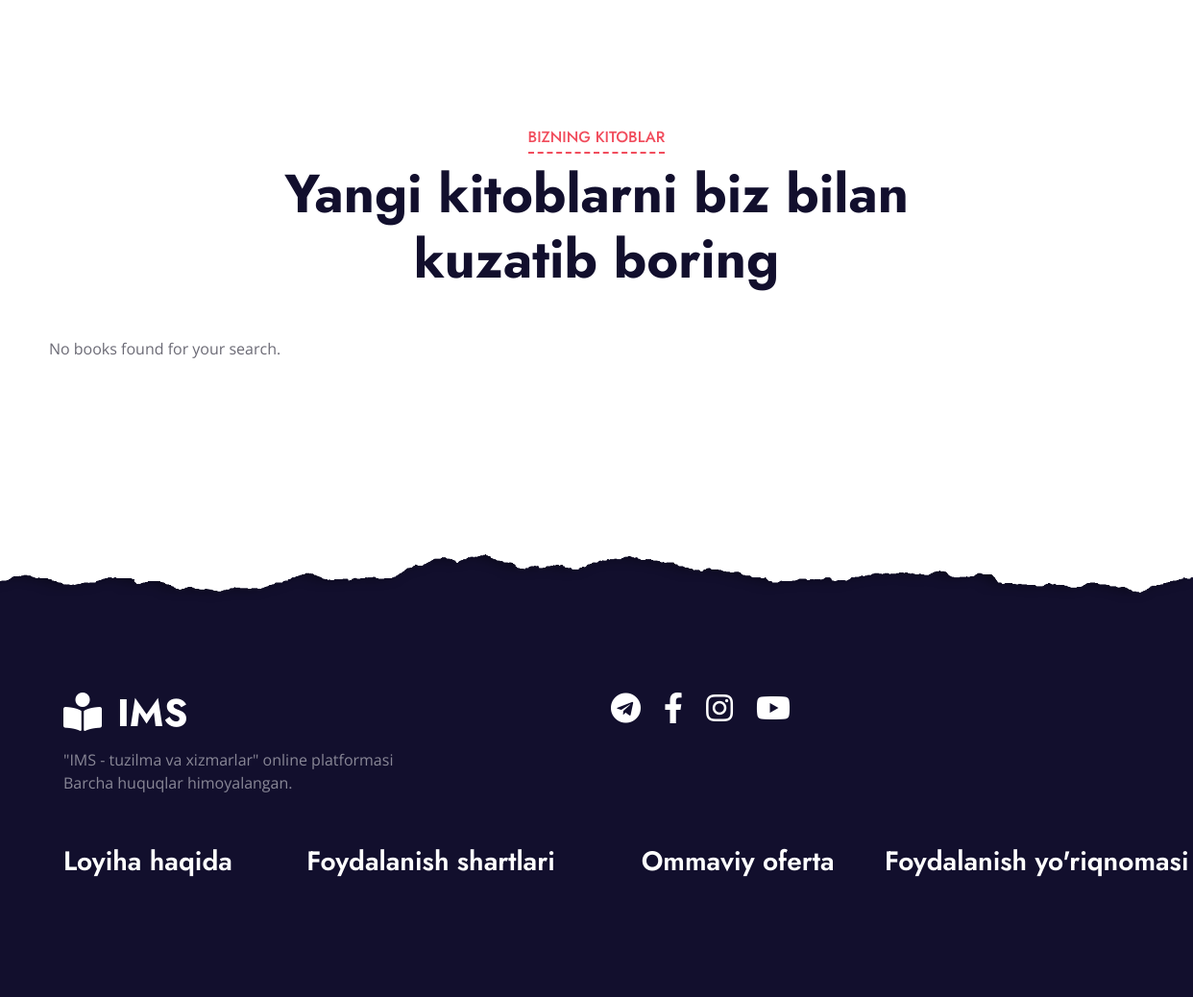
The page /books/ (lower part) on the database as committed earlier.
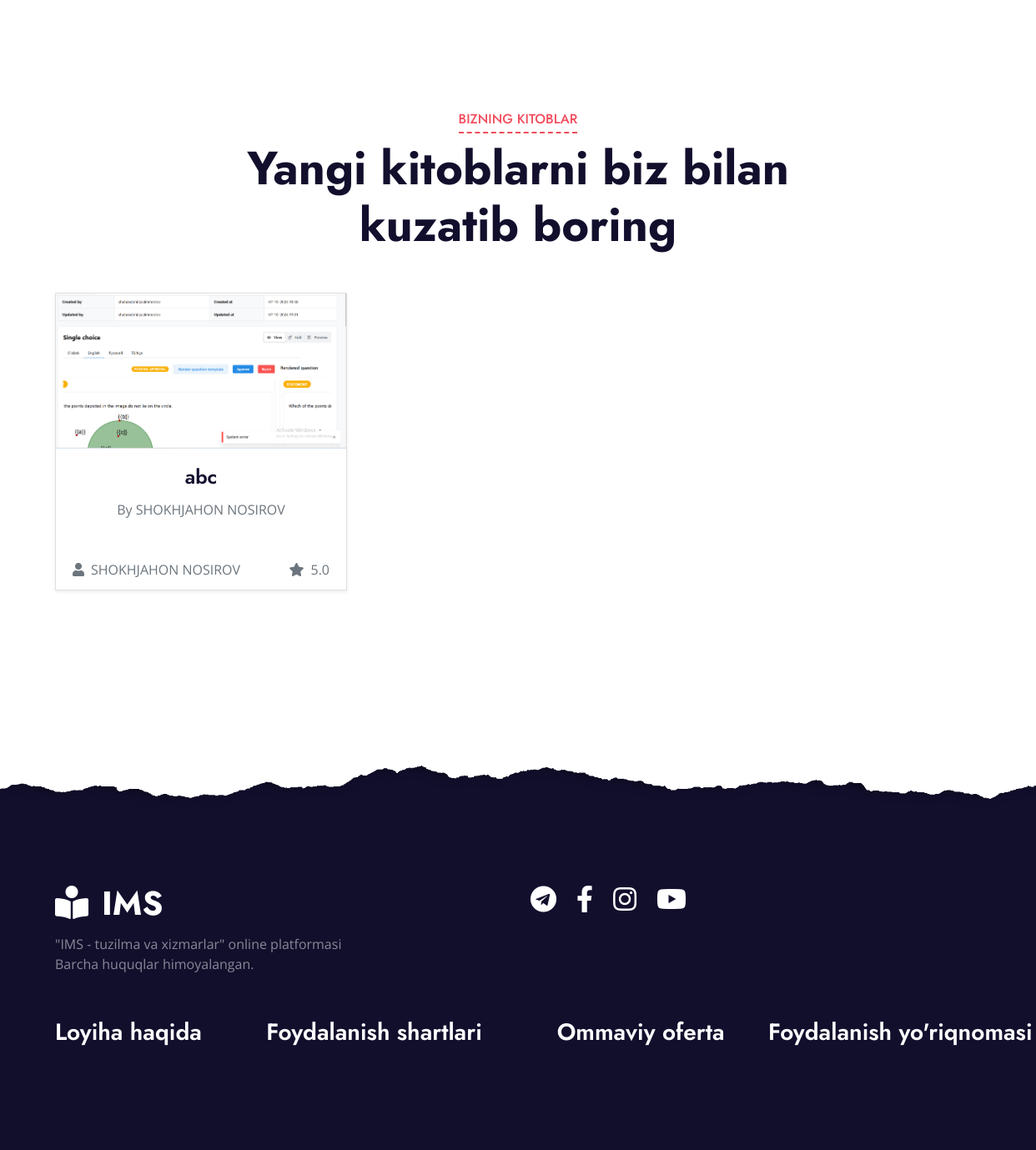
The same page on the database as committed later.
### users/models.py (models this page shows, shortened)
class Book(models.Model):
    title = models.CharField(max_length=200)
    author = models.CharField(max_length=100)
    rating = models.FloatField()
    image = models.ImageField(upload_to='books/')
    file = models.FileField(upload_to='books/files/')

### users/views.py (the view)
# urls.py: path('books/', views.books, name='books'),
def books(request):
    query = request.GET.get('q', '').strip()  # Get the search query and strip extra spaces
    if query:
        books = Book.objects.filter(title__icontains=query)  # Filter books by title
    else:
        books = Book.objects.all()  # Show all books if no query
    return render(request, 'books.html', {'books': books, 'query': query})

### users/templates/books.html (shortened to what the changed rows need)
{% load static %}
<!DOCTYPE html>
<html lang="en">
<head>
    <link href="https://cdnjs.cloudflare.com/ajax/libs/font-awesome/5.10.0/css/all.min.css" rel="stylesheet">
    <link href="{% static 'lib/owlcarousel/assets/owl.carousel.min.css' %}" rel="stylesheet">
    <link href="{% static 'css/style.css' %}" rel="stylesheet">
</head>
<body>
    <div class="container-fluid py-5">
        <div class="container py-5">
            <div class="row mx-0 justify-content-center">
                <div class="col-lg-8">
                    <div class="section-title text-center position-relative mb-5">
                        <h1 class="display-4">Yangi kitoblarni biz bilan kuzatib boring</h1>
                    </div>
                </div>
            </div>
            <div class="row">
                {% for book in books %}
                <div class="col-lg-4 col-md-6 pb-4">
                    <a href="{{ book.file.url }}" style="text-decoration: none;" target="_blank">
                        <div class="card h-100 shadow-sm">
                            <img class="card-img-top" src="{{ book.image.url }}" alt="{{ book.title }}">
                            <div class="card-body">
                                <h4 class="card-title text-center">{{ book.title }}</h4>
                                <p class="text-center text-muted">By {{ book.author }}</p>
                            </div>
                            <div class="card-footer bg-white border-0">
                                <div class="d-flex justify-content-between">
                                    <span class="text-muted"><i class="fa fa-user mr-2"></i>{{ book.author }}</span>
                                    <span class="text-muted"><i class="fa fa-star mr-2"></i>{{ book.rating }}</span>
                                </div>
                            </div>
                        </div>
                    </a>
                </div>
                {% empty %}
                <p class="text-center">No books found for your search.</p>
                {% endfor %}
            </div>
        </div>
    </div>
    <div class="container-fluid position-relative overlay-top bg-dark text-white-50 py-5" style="margin-top: 90px;">
        <div class="container mt-5 pt-5">
            <div class="row">
                <div class="col-md-6 mb-5">
                    <a href="{% url 'index' %}" class="navbar-brand">
                        <h1 class="mt-n2 text-uppercase text-white"><i class="fa fa-book-reader mr-3"></i>IMS</h1>
                    </a>
                </div>
            </div>
        </div>
    </div>
</body>
</html>

Rows that differ between the two databases and show on the page:
added Book: image (picture), title "abc", author "SHOKHJAHON NOSIROV", rating "5.0"
Other text that changed with them:
text no longer shown: "No books found for your search."
